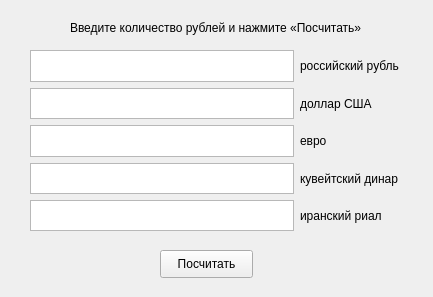
<?xml version="1.0" encoding="UTF-8"?>
<ui version="4.0">
 <class>MainWindow</class>
 <widget class="QMainWindow" name="MainWindow">
  <property name="geometry">
   <rect>
    <x>0</x>
    <y>0</y>
    <width>433</width>
    <height>297</height>
   </rect>
  </property>
  <property name="windowTitle">
   <string>MainWindow</string>
  </property>
  <widget class="QWidget" name="centralwidget">
   <widget class="QLabel" name="label_6">
    <property name="geometry">
     <rect>
      <x>70</x>
      <y>20</y>
      <width>310</width>
      <height>16</height>
     </rect>
    </property>
    <property name="text">
     <string>Введите количество рублей и нажмите «Посчитать»</string>
    </property>
   </widget>
   <widget class="QPushButton" name="count">
    <property name="geometry">
     <rect>
      <x>160</x>
      <y>250</y>
      <width>93</width>
      <height>28</height>
     </rect>
    </property>
    <property name="text">
     <string>Посчитать</string>
    </property>
   </widget>
   <widget class="QWidget" name="layoutWidget">
    <property name="geometry">
     <rect>
      <x>30</x>
      <y>50</y>
      <width>369</width>
      <height>181</height>
     </rect>
    </property>
    <layout class="QGridLayout" name="gridLayout">
     <item row="0" column="0">
      <widget class="QPlainTextEdit" name="ruble"/>
     </item>
     <item row="3" column="1">
      <widget class="QLabel" name="label_3">
       <property name="text">
        <string>кувейтский динар</string>
       </property>
      </widget>
     </item>
     <item row="3" column="0">
      <widget class="QPlainTextEdit" name="dinar"/>
     </item>
     <item row="2" column="0">
      <widget class="QPlainTextEdit" name="euro"/>
     </item>
     <item row="4" column="0">
      <widget class="QPlainTextEdit" name="rial"/>
     </item>
     <item row="1" column="0">
      <widget class="QPlainTextEdit" name="dollar"/>
     </item>
     <item row="4" column="1">
      <widget class="QLabel" name="label_5">
       <property name="text">
        <string>иранский риал</string>
       </property>
      </widget>
     </item>
     <item row="1" column="1">
      <widget class="QLabel" name="label_4">
       <property name="text">
        <string>доллар США</string>
       </property>
      </widget>
     </item>
     <item row="2" column="1">
      <widget class="QLabel" name="label_2">
       <property name="text">
        <string>евро</string>
       </property>
      </widget>
     </item>
     <item row="0" column="1">
      <widget class="QLabel" name="label">
       <property name="text">
        <string>российский рубль</string>
       </property>
      </widget>
     </item>
    </layout>
   </widget>
  </widget>
 </widget>
 <resources/>
 <connections/>
</ui>
